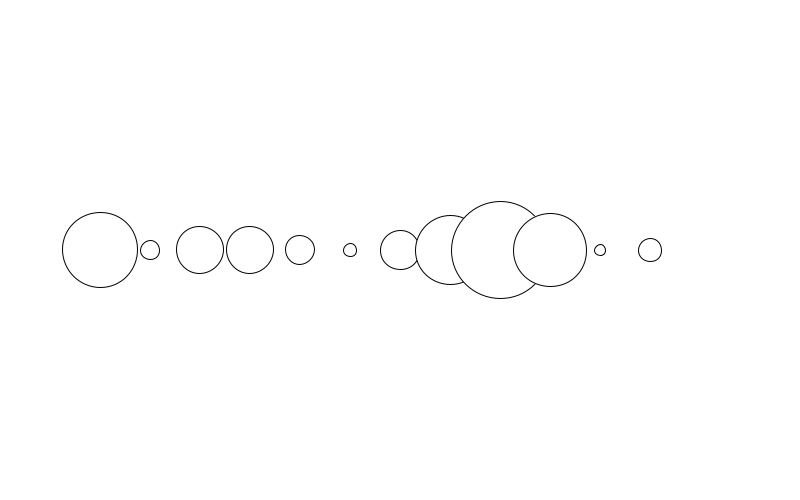
Frame 1 (no input)
Frame 60 (the mouse pressed at the canvas centre just before this capture): identical to frame 1, image omitted
Frame 120 (the mouse held since frame 60 and released just before this capture): identical to frame 1, image omitted

The Processing sketch that drew this single still picture (run headless with seeded random() and noise(); from frame 60 on, the mouse is pressed at the canvas centre):

// Processing sketch: e01_randomSeed
// ── e01_randomSeed.pde
void setup(){
 size(800, 500); 
}
void draw(){
  background(255);
  randomSeed(1);
  for(int i = 0; i < 12; i++){
    float srednica = random(10, 100);
    ellipse(100+i * 50, 250, srednica, srednica); 
  }
}
